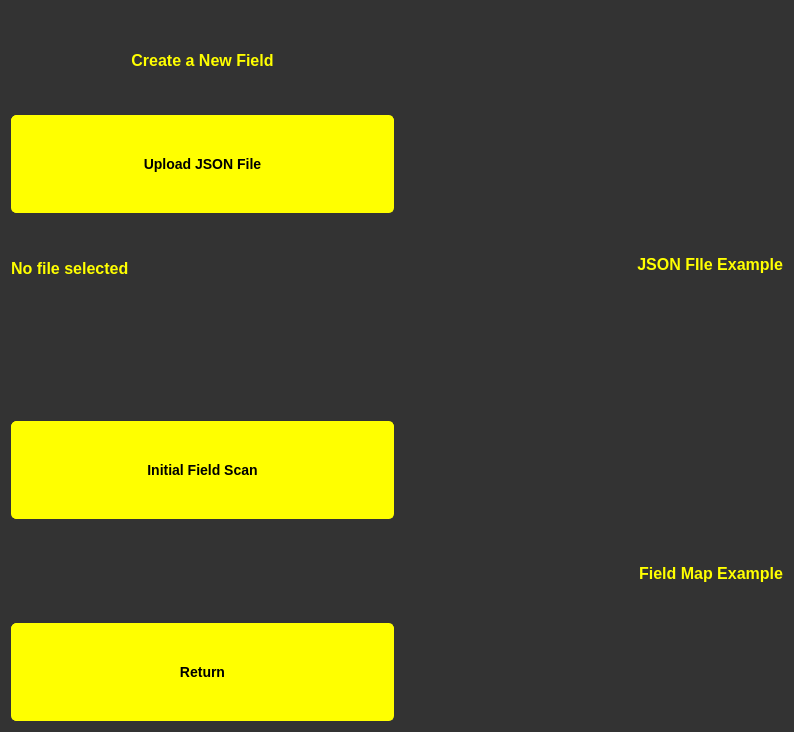
<?xml version="1.0" encoding="UTF-8"?>
<ui version="4.0">
 <class>CreateFieldDialog</class>
 <widget class="QDialog" name="CreateFieldDialog">
  <property name="geometry">
   <rect>
    <x>0</x>
    <y>0</y>
    <width>794</width>
    <height>732</height>
   </rect>
  </property>
  <property name="sizePolicy">
   <sizepolicy hsizetype="Expanding" vsizetype="Expanding">
    <horstretch>0</horstretch>
    <verstretch>0</verstretch>
   </sizepolicy>
  </property>
  <property name="windowTitle">
   <string>Create Field Dialog</string>
  </property>
  <property name="styleSheet">
   <string notr="true">/* Main Window Background */
QWidget {
    background-color: #333333; /* Dark grey background */
    color: yellow; /* Yellow text */
    font-family: Arial, sans-serif; /* Font style */
    font-size: 14px; /* Font size */
}

/* Labels */
QLabel {
    color: yellow; /* Yellow text */
    font-size: 16px; /* Larger font size for labels */
    font-weight: bold; /* Bold text */
}

/* Buttons */
QPushButton {
    background-color: yellow; /* Yellow background */
    color: black; /* Black text */
    border: 1px solid yellow; /* Yellow border */
    border-radius: 5px; /* Rounded corners */
    padding: 10px; /* Padding inside the button */
    font-size: 14px; /* Font size */
    font-weight: bold; /* Bold text */
}

/* Button Hover Effect */
QPushButton:hover {
    background-color: #cccc00; /* Darker yellow on hover */
    border: 1px solid #cccc00; /* Darker yellow border on hover */
}

/* Button Pressed Effect */
QPushButton:pressed {
    background-color: #999900; /* Even darker yellow when pressed */
    border: 1px solid #999900; /* Even darker yellow border when pressed */
}</string>
  </property>
  <layout class="QHBoxLayout" name="horizontalLayout_2">
   <item>
    <layout class="QHBoxLayout" name="horizontalLayout">
     <item>
      <layout class="QVBoxLayout" name="verticalLayout">
       <item>
        <widget class="QLabel" name="label">
         <property name="sizePolicy">
          <sizepolicy hsizetype="Expanding" vsizetype="Expanding">
           <horstretch>0</horstretch>
           <verstretch>0</verstretch>
          </sizepolicy>
         </property>
         <property name="font">
          <font>
           <family>Arial</family>
           <pointsize>-1</pointsize>
           <weight>75</weight>
           <bold>true</bold>
          </font>
         </property>
         <property name="text">
          <string>Create a New Field</string>
         </property>
         <property name="alignment">
          <set>Qt::AlignCenter</set>
         </property>
        </widget>
       </item>
       <item>
        <widget class="QPushButton" name="upload_button">
         <property name="sizePolicy">
          <sizepolicy hsizetype="Expanding" vsizetype="Expanding">
           <horstretch>0</horstretch>
           <verstretch>0</verstretch>
          </sizepolicy>
         </property>
         <property name="minimumSize">
          <size>
           <width>200</width>
           <height>0</height>
          </size>
         </property>
         <property name="text">
          <string>Upload JSON File</string>
         </property>
        </widget>
       </item>
       <item>
        <widget class="QLabel" name="file_path_label">
         <property name="sizePolicy">
          <sizepolicy hsizetype="Expanding" vsizetype="Expanding">
           <horstretch>0</horstretch>
           <verstretch>0</verstretch>
          </sizepolicy>
         </property>
         <property name="text">
          <string>No file selected</string>
         </property>
        </widget>
       </item>
       <item>
        <spacer name="verticalSpacer">
         <property name="sizePolicy">
          <sizepolicy hsizetype="Expanding" vsizetype="Expanding">
           <horstretch>0</horstretch>
           <verstretch>0</verstretch>
          </sizepolicy>
         </property>
         <property name="orientation">
          <enum>Qt::Vertical</enum>
         </property>
         <property name="sizeHint" stdset="0">
          <size>
           <width>20</width>
           <height>40</height>
          </size>
         </property>
        </spacer>
       </item>
       <item>
        <widget class="QPushButton" name="scan_button">
         <property name="sizePolicy">
          <sizepolicy hsizetype="Expanding" vsizetype="Expanding">
           <horstretch>0</horstretch>
           <verstretch>0</verstretch>
          </sizepolicy>
         </property>
         <property name="text">
          <string>Initial Field Scan</string>
         </property>
        </widget>
       </item>
       <item>
        <spacer name="verticalSpacer_4">
         <property name="orientation">
          <enum>Qt::Vertical</enum>
         </property>
         <property name="sizeHint" stdset="0">
          <size>
           <width>20</width>
           <height>40</height>
          </size>
         </property>
        </spacer>
       </item>
       <item>
        <widget class="QPushButton" name="return_button">
         <property name="sizePolicy">
          <sizepolicy hsizetype="Expanding" vsizetype="Expanding">
           <horstretch>0</horstretch>
           <verstretch>0</verstretch>
          </sizepolicy>
         </property>
         <property name="text">
          <string>Return</string>
         </property>
        </widget>
       </item>
      </layout>
     </item>
    </layout>
   </item>
   <item>
    <layout class="QVBoxLayout" name="verticalLayout_2">
     <item>
      <spacer name="verticalSpacer_6">
       <property name="orientation">
        <enum>Qt::Vertical</enum>
       </property>
       <property name="sizeHint" stdset="0">
        <size>
         <width>20</width>
         <height>40</height>
        </size>
       </property>
      </spacer>
     </item>
     <item>
      <widget class="QLabel" name="label_3">
       <property name="sizePolicy">
        <sizepolicy hsizetype="Expanding" vsizetype="Expanding">
         <horstretch>0</horstretch>
         <verstretch>0</verstretch>
        </sizepolicy>
       </property>
       <property name="minimumSize">
        <size>
         <width>100</width>
         <height>100</height>
        </size>
       </property>
       <property name="maximumSize">
        <size>
         <width>800</width>
         <height>400</height>
        </size>
       </property>
       <property name="text">
        <string/>
       </property>
       <property name="pixmap">
        <pixmap>../resources/Screenshot (168).png</pixmap>
       </property>
       <property name="scaledContents">
        <bool>true</bool>
       </property>
       <property name="alignment">
        <set>Qt::AlignCenter</set>
       </property>
      </widget>
     </item>
     <item>
      <widget class="QLabel" name="label_2">
       <property name="sizePolicy">
        <sizepolicy hsizetype="Expanding" vsizetype="Expanding">
         <horstretch>0</horstretch>
         <verstretch>0</verstretch>
        </sizepolicy>
       </property>
       <property name="text">
        <string>JSON FIle Example</string>
       </property>
       <property name="alignment">
        <set>Qt::AlignRight|Qt::AlignTrailing|Qt::AlignVCenter</set>
       </property>
      </widget>
     </item>
     <item>
      <spacer name="verticalSpacer_3">
       <property name="orientation">
        <enum>Qt::Vertical</enum>
       </property>
       <property name="sizeHint" stdset="0">
        <size>
         <width>20</width>
         <height>40</height>
        </size>
       </property>
      </spacer>
     </item>
     <item>
      <widget class="QLabel" name="label_4">
       <property name="sizePolicy">
        <sizepolicy hsizetype="Expanding" vsizetype="Expanding">
         <horstretch>0</horstretch>
         <verstretch>0</verstretch>
        </sizepolicy>
       </property>
       <property name="minimumSize">
        <size>
         <width>100</width>
         <height>100</height>
        </size>
       </property>
       <property name="maximumSize">
        <size>
         <width>800</width>
         <height>400</height>
        </size>
       </property>
       <property name="text">
        <string/>
       </property>
       <property name="pixmap">
        <pixmap>../resources/Screenshot (169).png</pixmap>
       </property>
       <property name="scaledContents">
        <bool>true</bool>
       </property>
       <property name="alignment">
        <set>Qt::AlignCenter</set>
       </property>
      </widget>
     </item>
     <item>
      <widget class="QLabel" name="label_5">
       <property name="sizePolicy">
        <sizepolicy hsizetype="Expanding" vsizetype="Expanding">
         <horstretch>0</horstretch>
         <verstretch>0</verstretch>
        </sizepolicy>
       </property>
       <property name="text">
        <string>Field Map Example</string>
       </property>
       <property name="alignment">
        <set>Qt::AlignRight|Qt::AlignTrailing|Qt::AlignVCenter</set>
       </property>
      </widget>
     </item>
     <item>
      <spacer name="verticalSpacer_5">
       <property name="orientation">
        <enum>Qt::Vertical</enum>
       </property>
       <property name="sizeHint" stdset="0">
        <size>
         <width>20</width>
         <height>40</height>
        </size>
       </property>
      </spacer>
     </item>
    </layout>
   </item>
  </layout>
 </widget>
 <resources/>
 <connections/>
</ui>
